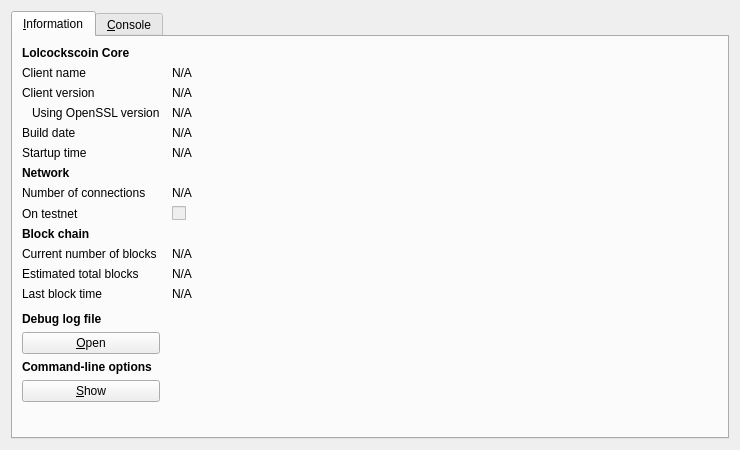
<?xml version="1.0" encoding="UTF-8"?>
<ui version="4.0">
 <class>RPCConsole</class>
 <widget class="QDialog" name="RPCConsole">
  <property name="geometry">
   <rect>
    <x>0</x>
    <y>0</y>
    <width>740</width>
    <height>450</height>
   </rect>
  </property>
  <property name="windowTitle">
   <string>Lolcockscoin - Debug window</string>
  </property>
  <layout class="QVBoxLayout" name="verticalLayout_2">
   <item>
    <widget class="QTabWidget" name="tabWidget">
     <property name="currentIndex">
      <number>0</number>
     </property>
     <widget class="QWidget" name="tab_info">
      <attribute name="title">
       <string>&amp;Information</string>
      </attribute>
      <layout class="QGridLayout" name="gridLayout" columnstretch="0,1">
       <property name="horizontalSpacing">
        <number>12</number>
       </property>
       <item row="0" column="0">
        <widget class="QLabel" name="label_9">
         <property name="font">
          <font>
           <weight>75</weight>
           <bold>true</bold>
          </font>
         </property>
         <property name="text">
          <string>Lolcockscoin Core</string>
         </property>
        </widget>
       </item>
       <item row="1" column="0">
        <widget class="QLabel" name="label_5">
         <property name="text">
          <string>Client name</string>
         </property>
        </widget>
       </item>
       <item row="1" column="1">
        <widget class="QLabel" name="clientName">
         <property name="cursor">
          <cursorShape>IBeamCursor</cursorShape>
         </property>
         <property name="text">
          <string>N/A</string>
         </property>
         <property name="textFormat">
          <enum>Qt::PlainText</enum>
         </property>
         <property name="textInteractionFlags">
          <set>Qt::LinksAccessibleByMouse|Qt::TextSelectableByKeyboard|Qt::TextSelectableByMouse</set>
         </property>
        </widget>
       </item>
       <item row="2" column="0">
        <widget class="QLabel" name="label_6">
         <property name="text">
          <string>Client version</string>
         </property>
        </widget>
       </item>
       <item row="2" column="1">
        <widget class="QLabel" name="clientVersion">
         <property name="cursor">
          <cursorShape>IBeamCursor</cursorShape>
         </property>
         <property name="text">
          <string>N/A</string>
         </property>
         <property name="textFormat">
          <enum>Qt::PlainText</enum>
         </property>
         <property name="textInteractionFlags">
          <set>Qt::LinksAccessibleByMouse|Qt::TextSelectableByKeyboard|Qt::TextSelectableByMouse</set>
         </property>
        </widget>
       </item>
       <item row="3" column="0">
        <widget class="QLabel" name="label_14">
         <property name="text">
          <string>Using OpenSSL version</string>
         </property>
         <property name="indent">
          <number>10</number>
         </property>
        </widget>
       </item>
       <item row="3" column="1">
        <widget class="QLabel" name="openSSLVersion">
         <property name="cursor">
          <cursorShape>IBeamCursor</cursorShape>
         </property>
         <property name="text">
          <string>N/A</string>
         </property>
         <property name="textFormat">
          <enum>Qt::PlainText</enum>
         </property>
         <property name="textInteractionFlags">
          <set>Qt::LinksAccessibleByMouse|Qt::TextSelectableByKeyboard|Qt::TextSelectableByMouse</set>
         </property>
        </widget>
       </item>
       <item row="4" column="0">
        <widget class="QLabel" name="label_12">
         <property name="text">
          <string>Build date</string>
         </property>
        </widget>
       </item>
       <item row="4" column="1">
        <widget class="QLabel" name="buildDate">
         <property name="cursor">
          <cursorShape>IBeamCursor</cursorShape>
         </property>
         <property name="text">
          <string>N/A</string>
         </property>
         <property name="textFormat">
          <enum>Qt::PlainText</enum>
         </property>
         <property name="textInteractionFlags">
          <set>Qt::LinksAccessibleByMouse|Qt::TextSelectableByKeyboard|Qt::TextSelectableByMouse</set>
         </property>
        </widget>
       </item>
       <item row="5" column="0">
        <widget class="QLabel" name="label_13">
         <property name="text">
          <string>Startup time</string>
         </property>
        </widget>
       </item>
       <item row="5" column="1">
        <widget class="QLabel" name="startupTime">
         <property name="cursor">
          <cursorShape>IBeamCursor</cursorShape>
         </property>
         <property name="text">
          <string>N/A</string>
         </property>
         <property name="textFormat">
          <enum>Qt::PlainText</enum>
         </property>
         <property name="textInteractionFlags">
          <set>Qt::LinksAccessibleByMouse|Qt::TextSelectableByKeyboard|Qt::TextSelectableByMouse</set>
         </property>
        </widget>
       </item>
       <item row="6" column="0">
        <widget class="QLabel" name="label_11">
         <property name="font">
          <font>
           <weight>75</weight>
           <bold>true</bold>
          </font>
         </property>
         <property name="text">
          <string>Network</string>
         </property>
        </widget>
       </item>
       <item row="7" column="0">
        <widget class="QLabel" name="label_7">
         <property name="text">
          <string>Number of connections</string>
         </property>
        </widget>
       </item>
       <item row="7" column="1">
        <widget class="QLabel" name="numberOfConnections">
         <property name="cursor">
          <cursorShape>IBeamCursor</cursorShape>
         </property>
         <property name="text">
          <string>N/A</string>
         </property>
         <property name="textFormat">
          <enum>Qt::PlainText</enum>
         </property>
         <property name="textInteractionFlags">
          <set>Qt::LinksAccessibleByMouse|Qt::TextSelectableByKeyboard|Qt::TextSelectableByMouse</set>
         </property>
        </widget>
       </item>
       <item row="8" column="0">
        <widget class="QLabel" name="label_8">
         <property name="text">
          <string>On testnet</string>
         </property>
        </widget>
       </item>
       <item row="8" column="1">
        <widget class="QCheckBox" name="isTestNet">
         <property name="enabled">
          <bool>false</bool>
         </property>
         <property name="text">
          <string/>
         </property>
        </widget>
       </item>
       <item row="9" column="0">
        <widget class="QLabel" name="label_10">
         <property name="font">
          <font>
           <weight>75</weight>
           <bold>true</bold>
          </font>
         </property>
         <property name="text">
          <string>Block chain</string>
         </property>
        </widget>
       </item>
       <item row="10" column="0">
        <widget class="QLabel" name="label_3">
         <property name="text">
          <string>Current number of blocks</string>
         </property>
        </widget>
       </item>
       <item row="10" column="1">
        <widget class="QLabel" name="numberOfBlocks">
         <property name="cursor">
          <cursorShape>IBeamCursor</cursorShape>
         </property>
         <property name="text">
          <string>N/A</string>
         </property>
         <property name="textFormat">
          <enum>Qt::PlainText</enum>
         </property>
         <property name="textInteractionFlags">
          <set>Qt::LinksAccessibleByMouse|Qt::TextSelectableByKeyboard|Qt::TextSelectableByMouse</set>
         </property>
        </widget>
       </item>
       <item row="11" column="0">
        <widget class="QLabel" name="label_4">
         <property name="text">
          <string>Estimated total blocks</string>
         </property>
        </widget>
       </item>
       <item row="11" column="1">
        <widget class="QLabel" name="totalBlocks">
         <property name="cursor">
          <cursorShape>IBeamCursor</cursorShape>
         </property>
         <property name="text">
          <string>N/A</string>
         </property>
         <property name="textFormat">
          <enum>Qt::PlainText</enum>
         </property>
         <property name="textInteractionFlags">
          <set>Qt::LinksAccessibleByMouse|Qt::TextSelectableByKeyboard|Qt::TextSelectableByMouse</set>
         </property>
        </widget>
       </item>
       <item row="12" column="0">
        <widget class="QLabel" name="label_2">
         <property name="text">
          <string>Last block time</string>
         </property>
        </widget>
       </item>
       <item row="12" column="1">
        <widget class="QLabel" name="lastBlockTime">
         <property name="cursor">
          <cursorShape>IBeamCursor</cursorShape>
         </property>
         <property name="text">
          <string>N/A</string>
         </property>
         <property name="textFormat">
          <enum>Qt::PlainText</enum>
         </property>
         <property name="textInteractionFlags">
          <set>Qt::LinksAccessibleByMouse|Qt::TextSelectableByKeyboard|Qt::TextSelectableByMouse</set>
         </property>
        </widget>
       </item>
       <item row="13" column="0">
        <spacer name="verticalSpacer_2">
         <property name="orientation">
          <enum>Qt::Vertical</enum>
         </property>
         <property name="sizeHint" stdset="0">
          <size>
           <width>20</width>
           <height>20</height>
          </size>
         </property>
        </spacer>
       </item>
       <item row="14" column="0">
        <widget class="QLabel" name="labelDebugLogfile">
         <property name="font">
          <font>
           <weight>75</weight>
           <bold>true</bold>
          </font>
         </property>
         <property name="text">
          <string>Debug log file</string>
         </property>
        </widget>
       </item>
       <item row="15" column="0">
        <widget class="QPushButton" name="openDebugLogfileButton">
         <property name="toolTip">
          <string>Open the Lolcockscoin debug log file from the current data directory. This can take a few seconds for large log files.</string>
         </property>
         <property name="text">
          <string>&amp;Open</string>
         </property>
         <property name="autoDefault">
          <bool>false</bool>
         </property>
        </widget>
       </item>
       <item row="16" column="0">
        <widget class="QLabel" name="labelCLOptions">
         <property name="font">
          <font>
           <weight>75</weight>
           <bold>true</bold>
          </font>
         </property>
         <property name="text">
          <string>Command-line options</string>
         </property>
        </widget>
       </item>
       <item row="17" column="0">
        <widget class="QPushButton" name="showCLOptionsButton">
         <property name="toolTip">
          <string>Show the Lolcockscoin-Qt help message to get a list with possible Lolcockscoin command-line options.</string>
         </property>
         <property name="text">
          <string>&amp;Show</string>
         </property>
         <property name="autoDefault">
          <bool>false</bool>
         </property>
        </widget>
       </item>
       <item row="18" column="0">
        <spacer name="verticalSpacer">
         <property name="orientation">
          <enum>Qt::Vertical</enum>
         </property>
         <property name="sizeHint" stdset="0">
          <size>
           <width>20</width>
           <height>40</height>
          </size>
         </property>
        </spacer>
       </item>
      </layout>
     </widget>
     <widget class="QWidget" name="tab_console">
      <attribute name="title">
       <string>&amp;Console</string>
      </attribute>
      <layout class="QVBoxLayout" name="verticalLayout_3">
       <property name="spacing">
        <number>3</number>
       </property>
       <item>
        <widget class="QTextEdit" name="messagesWidget">
         <property name="minimumSize">
          <size>
           <width>0</width>
           <height>100</height>
          </size>
         </property>
         <property name="readOnly">
          <bool>true</bool>
         </property>
         <property name="tabKeyNavigation" stdset="0">
          <bool>false</bool>
         </property>
         <property name="columnCount" stdset="0">
          <number>2</number>
         </property>
        </widget>
       </item>
       <item>
        <layout class="QHBoxLayout" name="horizontalLayout">
         <property name="spacing">
          <number>3</number>
         </property>
         <item>
          <widget class="QLabel" name="label">
           <property name="text">
            <string notr="true">&gt;</string>
           </property>
          </widget>
         </item>
         <item>
          <widget class="QLineEdit" name="lineEdit"/>
         </item>
         <item>
          <widget class="QPushButton" name="clearButton">
           <property name="maximumSize">
            <size>
             <width>24</width>
             <height>24</height>
            </size>
           </property>
           <property name="toolTip">
            <string>Clear console</string>
           </property>
           <property name="text">
            <string/>
           </property>
           <property name="icon">
            <iconset resource="../bitcoin.qrc">
             <normaloff>:/icons/remove</normaloff>:/icons/remove</iconset>
           </property>
           <property name="shortcut">
            <string notr="true">Ctrl+L</string>
           </property>
           <property name="autoDefault">
            <bool>false</bool>
           </property>
          </widget>
         </item>
        </layout>
       </item>
      </layout>
     </widget>
    </widget>
   </item>
  </layout>
 </widget>
 <resources>
  <include location="../bitcoin.qrc"/>
 </resources>
 <connections/>
</ui>
